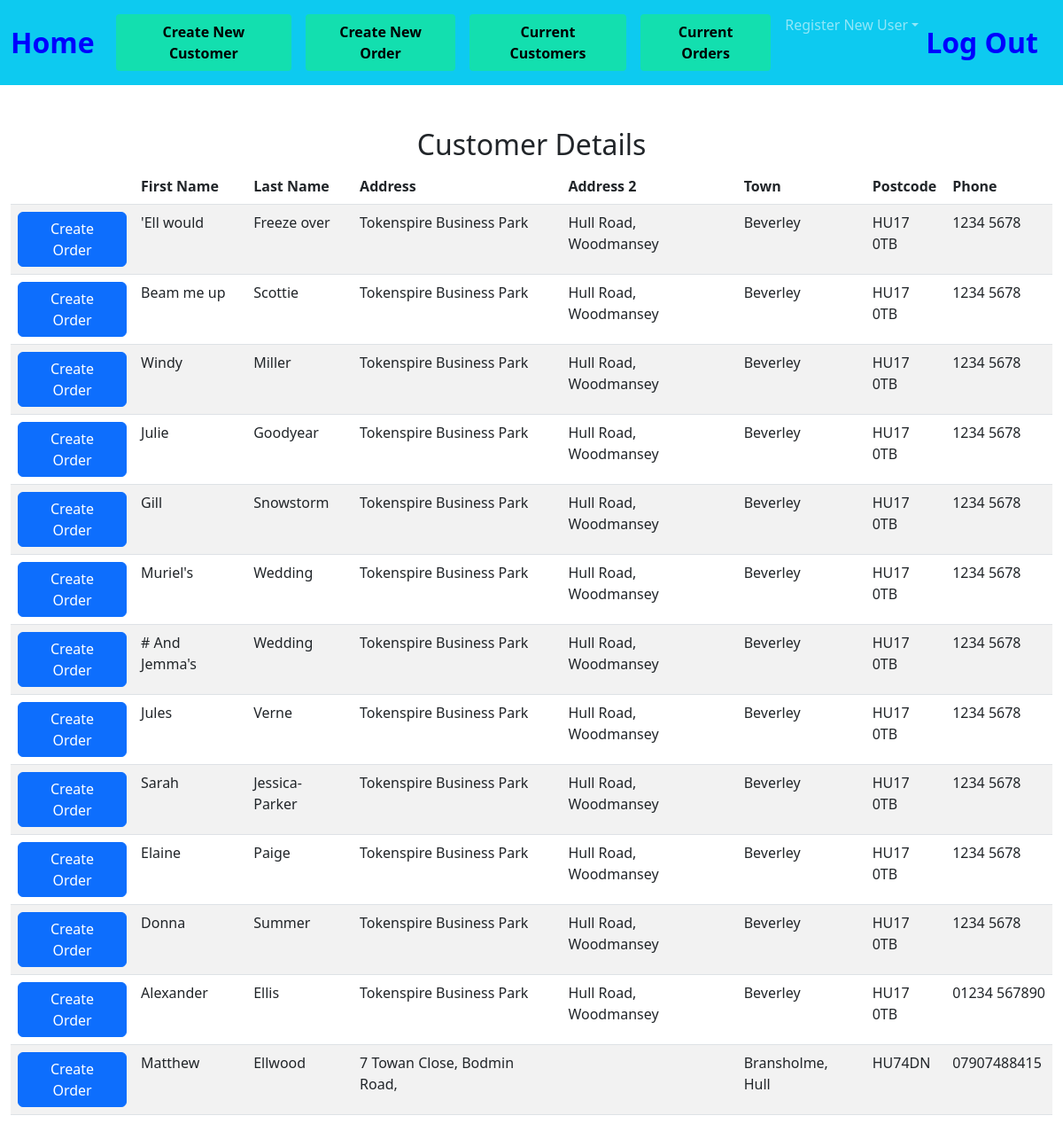
Screenshot of /list_of_customers with the database file from the repository.
### tables this page shows
CREATE TABLE customers(id INTEGER PRIMARY KEY AUTOINCREMENT NOT NULL, first_name TEXT, last_name TEXT, address_1 TEXT, address_2 TEXT, address_3 TEXT, postcode TEXT, telephone_1 TEXT, telephone_2 TEXT);

### app.py (the view)
@app.route("/list_of_customers", methods=["GET", "POST"])
def list_of_customers():
    if request.method == "POST":
        user = session["user"]
        customer_id = request.form.get("customer_id")
        detail = db.execute("select * from customers WHERE id = (?);", customer_id)
        return render_template("customer_order.html",customer_id = customer_id, detail = detail, user = user)
    else:
        detail = db.execute("select * from customers;")
        return render_template("list_of_customers.html",detail = detail)

### app.py (called while the page is built)
@app.after_request
def after_request(response):
    response.headers["Cache-Control"] = "no-cache, no-store, must-revalidate"
    response.headers["Expires"] = 0
    response.headers["Pragma"] = "no-cache"
    return response

### templates/list_of_customers.html (shortened to what this page needs)
{% extends "layout.html" %}
{% block main %}
<div class="section">
    <h2>Customer  Details</h2>
    <table class="table table-striped">
        <thead>
            <tr>
                <th></th>
                <th class="text-start">First Name</th>
                <th class="text-start">Last Name</th>
                <th class="text-start">Address</th>
                <th class="text-start">Address 2</th>
                <th class="text-start">Town</th>
                <th class="text-start">Postcode</th>
                <th class="text-start">Phone</th>
            </tr>
        </thead>
        <tbody>
            {% for row in detail %}
            <tr>
                <form action="/list_of_customers" method="POST">
                    <td><input type="hidden" name="customer_id" VALUE="{{ row['id'] }}"><button class="btn btn-primary" type="submit">Create Order</button></td>
                </form>
                <td class="text-start">{{ row["first_name"] }}</td>
                <td class="text-start">{{ row["last_name"] }}</td>
                <td class="text-start">{{ row["address_1"] }}</td>
                <td class="text-start">{{ row["address_2"] }}</td>
                <td class="text-start">{{ row["address_3"] }}</td>
                <td class="text-start">{{ row["postcode"] }}</td>
                <td class="text-start">{{ row["telephone_1"] }} {{ row["telephone_2"] }}</td>
                </tr>
            {% endfor %}
        </tbody>
    </div>
{% endblock %}

### rows the page displays
customers: first_name "'Ell would", last_name "Freeze over", address_1 "Tokenspire Business Park", address_2 "Hull Road, Woodmansey", address_3 "Beverley", postcode "HU17 0TB", telephone_1 "1234", telephone_2 "5678"
customers: first_name "Beam me up", last_name "Scottie", address_1 "Tokenspire Business Park", address_2 "Hull Road, Woodmansey", address_3 "Beverley", postcode "HU17 0TB", telephone_1 "1234", telephone_2 "5678"
customers: first_name "Windy", last_name "Miller", address_1 "Tokenspire Business Park", address_2 "Hull Road, Woodmansey", address_3 "Beverley", postcode "HU17 0TB", telephone_1 "1234", telephone_2 "5678"
customers: first_name "Julie", last_name "Goodyear", address_1 "Tokenspire Business Park", address_2 "Hull Road, Woodmansey", address_3 "Beverley", postcode "HU17 0TB", telephone_1 "1234", telephone_2 "5678"
customers: first_name "Gill", last_name "Snowstorm", address_1 "Tokenspire Business Park", address_2 "Hull Road, Woodmansey", address_3 "Beverley", postcode "HU17 0TB", telephone_1 "1234", telephone_2 "5678"
customers: first_name "Muriel's", last_name "Wedding", address_1 "Tokenspire Business Park", address_2 "Hull Road, Woodmansey", address_3 "Beverley", postcode "HU17 0TB", telephone_1 "1234", telephone_2 "5678"
customers: first_name "# And Jemma's", last_name "Wedding", address_1 "Tokenspire Business Park", address_2 "Hull Road, Woodmansey", address_3 "Beverley", postcode "HU17 0TB", telephone_1 "1234", telephone_2 "5678"
customers: first_name "Jules", last_name "Verne", address_1 "Tokenspire Business Park", address_2 "Hull Road, Woodmansey", address_3 "Beverley", postcode "HU17 0TB", telephone_1 "1234", telephone_2 "5678"
customers: first_name "Sarah", last_name "Jessica-Parker", address_1 "Tokenspire Business Park", address_2 "Hull Road, Woodmansey", address_3 "Beverley", postcode "HU17 0TB", telephone_1 "1234", telephone_2 "5678"
customers: first_name "Elaine", last_name "Paige", address_1 "Tokenspire Business Park", address_2 "Hull Road, Woodmansey", address_3 "Beverley", postcode "HU17 0TB", telephone_1 "1234", telephone_2 "5678"
customers: first_name "Donna", last_name "Summer", address_1 "Tokenspire Business Park", address_2 "Hull Road, Woodmansey", address_3 "Beverley", postcode "HU17 0TB", telephone_1 "1234", telephone_2 "5678"
customers: first_name "Alexander", last_name "Ellis", address_1 "Tokenspire Business Park", address_2 "Hull Road, Woodmansey", address_3 "Beverley", postcode "HU17 0TB", telephone_1 "01234", telephone_2 "567890"
customers: first_name "Matthew", last_name "Ellwood", address_1 "7 Towan Close, Bodmin Road,", address_3 "Bransholme, Hull", postcode "HU74DN", telephone_1 "07907488415"
